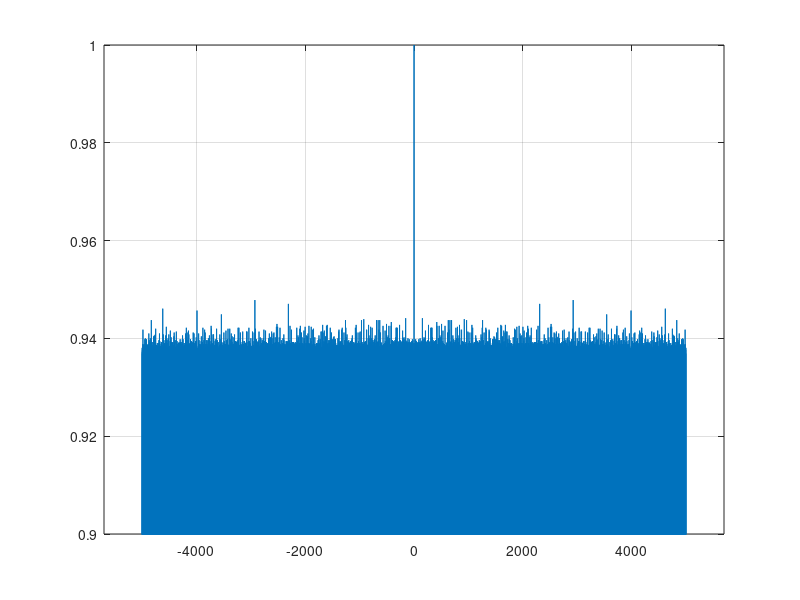

Source code (MATLAB):
%% PN_SEQUENCE 

clc;
clear;
close all;


%% THIS IS A TEST 
count=1;
while(1)
    if(count==1)
        Y_1 = circshift([0,1],1); % K = numero di posizioni shiftate
        Y_2 = circshift([0,0,0,1,1,0,1],1);
        Y_3 = circshift([0,0,0,1,1,1,0,1,0,0,1],1);
        Y_4 = circshift([0,0,0,0,1,1,1,0,1,1,0,0,1,0,1],1);
        Y_5 = circshift([0,0,0,0,1,0,1,0,1,1,1,1,0,0,1,0,0,1,1],1);
        Y_6 = circshift([0,0,0,0,0,1,0,1,0,0,1,1,0,0,1,1,0,1,0,1,1,1,1],1);
    else
        Y_1 = circshift(Y_1,1);
        Y_2 = circshift(Y_2,1);
        Y_3 = circshift(Y_3,1);
        Y_4 = circshift(Y_4,1);
        Y_5 = circshift(Y_5,1);
        Y_6 = circshift(Y_6,1);
    end 

    Y_1_signed(count)=(Y_1(1)*(-2))+1;
    Y_2_signed(count)=(Y_2(1)*(-2))+1;
    Y_3_signed(count)=(Y_3(1)*(-2))+1;
    Y_4_signed(count)=(Y_4(1)*(-2))+1;
    Y_5_signed(count)=(Y_5(1)*(-2))+1;
    Y_6_signed(count)=(Y_6(1)*(-2))+1;
    Sum_vect(count)=(4*Y_1_signed(count))+Y_2_signed(count)+Y_3_signed(count)+Y_4_signed(count)+Y_5_signed(count)+Y_6_signed(count); % the (1) is to sum only the last element otherwise the length is not the same and do not work
    if (Sum_vect(count)>0)
        output_vector(count) = 1;
    else  
        output_vector(count) = 0;
    end 

    count=count +1 ; 
    if (count > 10000)
        break 
    end 
    
end

% we compute and plot the autocorr func to check if it is correct
symmInterval=5000;
R=ifft(fft(output_vector).*conj(fft(output_vector)));
R_shifted=fftshift(R);
max_1=max(R_shifted);
R_shifted_normalized=R_shifted/max_1;
tau=-symmInterval:1:symmInterval-1;
figure,plot(tau,R_shifted_normalized),grid on,axis('padded');
ylim([0.9 1]);



